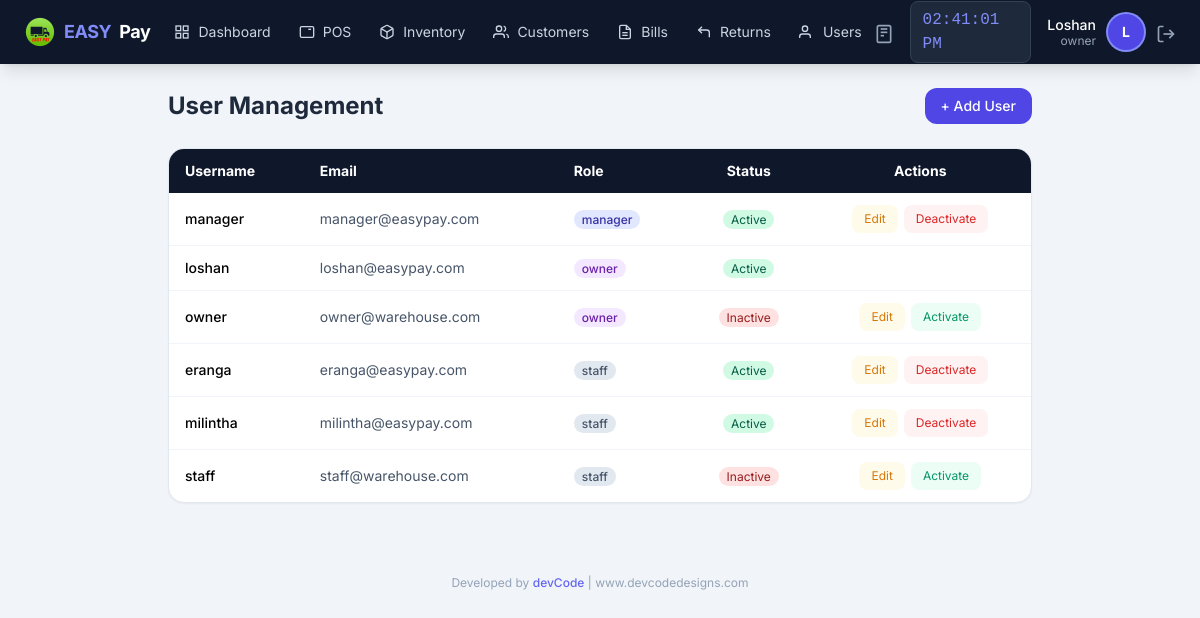
The app's page /auth/users (signed in) with its own data.
### app/models/user.py (models this page shows, shortened)
class User(UserMixin, db.Model):
    __tablename__ = 'users'
    id = db.Column(db.Integer, primary_key=True)
    username = db.Column(db.String(50), unique=True, nullable=False)
    email = db.Column(db.String(120), unique=True, nullable=False)
    password_hash = db.Column(db.String(255), nullable=False)
    role = db.Column(db.String(20), default='staff')  # owner, manager, staff
    is_active = db.Column(db.Boolean, default=True)
    created_at = db.Column(db.DateTime, default=datetime.now)
    last_login = db.Column(db.DateTime)
    orders = db.relationship('Order', backref='cashier_rel', lazy=True, foreign_keys='Order.user_id')

### app/routes/auth.py (the view)
@auth_bp.route('/users')
@login_required
def manage_users():
    if current_user.role != 'owner':
        flash('Access denied', 'danger')
        return redirect(url_for('pos.dashboard'))
    users = User.query.order_by(User.role, User.username).all()
    return render_template('auth/users.html', users=users)

### app/models/user.py (called while the page is built)
@login_manager.user_loader
def load_user(user_id):
    return User.query.get(int(user_id))

### app/templates/auth/users.html (shortened to what this page needs)
{% extends "base.html" %}
{% block content %}
<div class="max-w-4xl mx-auto px-4 py-6">
    <div class="flex justify-between items-center mb-6">
        <h1 class="text-2xl font-bold text-slate-800">User Management</h1>
        <button onclick="showAddUser()" class="bg-indigo-600 text-white px-4 py-2 rounded-xl font-medium hover:bg-indigo-700 text-sm">
            + Add User
        </button>
    </div>
    <div class="bg-white rounded-2xl shadow-sm border border-slate-200 overflow-hidden">
        <table class="w-full text-sm">
            <thead>
                <tr class="bg-slate-900 text-white">
                    <th class="px-4 py-3 text-left">Username</th>
                    <th class="px-4 py-3 text-left">Email</th>
                    <th class="px-4 py-3 text-left">Role</th>
                    <th class="px-4 py-3 text-center">Status</th>
                    <th class="px-4 py-3 text-center">Actions</th>
                </tr>
            </thead>
            <tbody class="divide-y divide-slate-100">
                {% for u in users %}
                <tr class="hover:bg-slate-50">
                    <td class="px-4 py-3 font-medium">{{ u.username }}</td>
                    <td class="px-4 py-3 text-slate-600">{{ u.email }}</td>
                    <td class="px-4 py-3">
                        <span class="px-2 py-0.5 rounded-full text-xs font-medium
                            {{ 'bg-purple-100 text-purple-800' if u.role == 'owner' else
                               'bg-indigo-100 text-indigo-800' if u.role == 'manager' else
                               'bg-amber-100 text-amber-700' if u.role == 'reviewer' else
                               'bg-slate-200 text-slate-600' }}">{{ u.role }}</span>
                    </td>
                    <td class="px-4 py-3 text-center">
                        <span class="px-2 py-0.5 rounded-full text-xs {{ 'bg-emerald-100 text-emerald-800' if u.is_active else 'bg-red-100 text-red-800' }}">
                            {{ 'Active' if u.is_active else 'Inactive' }}
                        </span>
                    </td>
                    <td class="px-4 py-3 text-center">
                        <div class="flex justify-center gap-1.5">
                            {% if u.id != current_user.id %}
                            <button onclick="editUser({{ u.id }}, '{{ u.username }}', '{{ u.email }}', '{{ u.role }}')" class="px-3 py-1.5 bg-amber-50 text-amber-600 text-xs rounded-lg hover:bg-amber-100">Edit</button>
                            <form method="POST" action="{{ url_for('auth.toggle_user', user_id=u.id) }}" class="inline">
                                <button type="submit" class="px-3 py-1.5 {{ 'bg-red-50 text-red-600' if u.is_active else 'bg-emerald-50 text-emerald-600' }} text-xs rounded-lg hover:opacity-80">
                                    {{ 'Deactivate' if u.is_active else 'Activate' }}
                                </button>
                            </form>
                            {% endif %}
                        </div>
                    </td>
                </tr>
                {% endfor %}
            </tbody>
        </table>
    </div>
</div>
{% endblock %}

### app/templates/base.html (shortened to what this page needs)
<!DOCTYPE html>
<html lang="en">
<head>
    <script src="https://cdn.tailwindcss.com"></script>
</head>
<body class="bg-slate-100 min-h-screen">
    <nav class="bg-slate-900 text-white shadow-lg fixed top-0 left-0 right-0 z-50">
        <div class="flex justify-between items-center px-4 lg:px-6 h-16">
            <div class="flex items-center gap-6">
                <a href="{{ url_for('pos.dashboard') }}" class="flex items-center gap-2 text-lg font-bold tracking-tight">
                    <img src="{{ url_for('static', filename='img/easypay-logo.png') }}"
                        alt="EASY PAY"
                        class="w-8 h-8 object-contain">
                    <span class="text-indigo-400">EASY</span>Pay
                </a>
                {% if current_user.is_authenticated %}
                <div class="hidden lg:flex items-center gap-1 ml-4">
                    <a href="{{ url_for('pos.dashboard') }}" class="nav-link px-3 py-2 text-sm text-slate-300 hover:text-white flex items-center gap-2">
                        <svg class="icon-sm" viewBox="0 0 24 24" fill="none" stroke="currentColor" stroke-width="2">
                            <rect x="3" y="3" width="7" height="7"></rect><rect x="14" y="3" width="7" height="7"></rect>
                            <rect x="14" y="14" width="7" height="7"></rect><rect x="3" y="14" width="7" height="7"></rect>
                        </svg>
                        Dashboard
                    </a>
                    <a href="{{ url_for('pos.terminal') }}" class="nav-link px-3 py-2 text-sm text-slate-300 hover:text-white flex items-center gap-2">
                        <svg class="icon-sm" viewBox="0 0 24 24" fill="none" stroke="currentColor" stroke-width="2">
                            <rect x="2" y="4" width="20" height="16" rx="2"></rect>
                            <line x1="6" y1="8" x2="6" y2="8"></line><line x1="10" y1="8" x2="10" y2="8"></line>
                            <line x1="14" y1="8" x2="18" y2="8"></line>
                        </svg>
                        POS
                    </a>
                    {% if current_user.role in ['owner','manager','reviewer'] %}
                    <a href="{{ url_for('inventory.manage') }}" class="nav-link px-3 py-2 text-sm text-slate-300 hover:text-white flex items-center gap-2">
                        Inventory
                    </a>
                    {% endif %}
                    <a href="{{ url_for('customer.list_customers') }}" class="nav-link px-3 py-2 text-sm text-slate-300 hover:text-white flex items-center gap-2">
                        <svg class="icon-sm" viewBox="0 0 24 24" fill="none" stroke="currentColor" stroke-width="2">
                            <path d="M17 21v-2a4 4 0 0 0-4-4H5a4 4 0 0 0-4 4v2"></path>
                            <circle cx="9" cy="7" r="4"></circle>
                            <path d="M23 21v-2a4 4 0 0 0-3-3.87"></path>
                            <path d="M16 3.13a4 4 0 0 1 0 7.75"></path>
                        </svg>
                        Customers
                    </a>
                    <a href="{{ url_for('pos.bills') }}" class="nav-link px-3 py-2 text-sm text-slate-300 hover:text-white flex items-center gap-2">
                        <svg class="icon-sm" viewBox="0 0 24 24" fill="none" stroke="currentColor" stroke-width="2">
                            <path d="M14 2H6a2 2 0 0 0-2 2v16a2 2 0 0 0 2 2h12a2 2 0 0 0 2-2V8z"></path>
                            <polyline points="14 2 14 8 20 8"></polyline>
                            <line x1="16" y1="13" x2="8" y2="13"></line><line x1="16" y1="17" x2="8" y2="17"></line>
                        </svg>
                        Bills
                    </a>
                    <a href="{{ url_for('pos.returns') }}" class="nav-link px-3 py-2 text-sm text-slate-300 hover:text-white flex items-center gap-2">
                        <svg class="icon-sm" viewBox="0 0 24 24" fill="none" stroke="currentColor" stroke-width="2">
                            <polyline points="9 14 4 9 9 4"></polyline>
                            <path d="M20 20v-7a4 4 0 0 0-4-4H4"></path>
                        </svg>
                        Returns
                    </a>
                    {% if current_user.role in ['owner','reviewer'] %}
                    <a href="{{ url_for('auth.manage_users') }}" class="nav-link px-3 py-2 text-sm text-slate-300 hover:text-white flex items-center gap-2">
                        <svg class="icon-sm" viewBox="0 0 24 24" fill="none" stroke="currentColor" stroke-width="2">
                            <path d="M17 21v-2a4 4 0 0 0-4-4H5a4 4 0 0 0-4 4v2"></path>
                            <circle cx="9" cy="7" r="4"></circle>
                        </svg>
                        Users
                    </a>
                    {% endif %}
                </div>
                {% endif %}
            </div>
            {% if current_user.is_authenticated %}
            <div class="flex items-center gap-4">
                <a href="calc:" class="text-slate-400 hover:text-indigo-400 transition" title="Calculator">
                    <svg class="icon" viewBox="0 0 24 24" fill="none" stroke="currentColor" stroke-width="2">
                        <rect x="4" y="2" width="16" height="20" rx="2"></rect>
                        <line x1="8" y1="6" x2="16" y2="6"></line>
                        <line x1="8" y1="10" x2="16" y2="10"></line>
                        <line x1="8" y1="14" x2="12" y2="14"></line>
                    </svg>
                </a>
                <span id="liveClock" class="hidden sm:block text-base font-mono bg-slate-800 px-3 py-1.5 rounded-lg text-indigo-400 border border-slate-700"></span>
                <div class="flex items-center gap-3">
                    <div class="hidden sm:block text-right">
                        <p class="text-sm font-medium leading-tight">{{ current_user.username|capitalize }}</p>
                        <p class="text-xs text-slate-400 leading-tight">{{ current_user.role }}</p>
                    </div>
                    <div class="w-9 h-9 bg-indigo-600 rounded-full flex items-center justify-center text-sm font-bold ring-2 ring-indigo-400">
                        {{ current_user.username[0]|upper }}
                    </div>
                    <a href="{{ url_for('auth.logout') }}" class="text-slate-400 hover:text-red-400 transition" title="Logout">
                        <svg class="icon" viewBox="0 0 24 24" fill="none" stroke="currentColor" stroke-width="2">
                            <path d="M9 21H5a2 2 0 0 1-2-2V5a2 2 0 0 1 2-2h4"></path>
                            <polyline points="16 17 21 12 16 7"></polyline>
                            <line x1="21" y1="12" x2="9" y2="12"></line>
                        </svg>
                    </a>
                </div>
            </div>
            {% endif %}
        </div>
    </nav>
    <div class="pt-16 pb-20 lg:pb-4">
        {% block content %}{% endblock %}
        <footer class="max-w-7xl mx-auto px-4 py-4 text-center text-xs text-slate-400 mt-8">
            Developed by <a href="https://www.devcodedesigns.com" target="_blank" class="text-indigo-500 hover:text-indigo-700 font-medium">devCode</a> | www.devcodedesigns.com
        </footer>
    </div>
</body>
</html>

### app/templates/base.html (style rules this page uses)
body { font-family: 'Inter', system-ui, sans-serif; }
.nav-link { transition: all 0.2s; }
.icon { width: 20px; height: 20px; display: inline-block; vertical-align: middle; }
.icon-sm { width: 16px; height: 16px; }

### records on screen
User: username "Loshan", role "owner", username "L", username "loshan", email "loshan@easypay.com", is_active "Active"
User: username "manager", email "manager@easypay.com", role "manager", is_active "Active", is_active "Deactivate"
User: username "owner", email "owner@warehouse.com", role "owner", is_active "Inactive", is_active "Activate"
User: username "eranga", email "eranga@easypay.com", role "staff", is_active "Active", is_active "Deactivate"
User: username "milintha", email "milintha@easypay.com", role "staff", is_active "Active", is_active "Deactivate"
User: username "staff", email "staff@warehouse.com", role "staff", is_active "Inactive", is_active "Activate"
